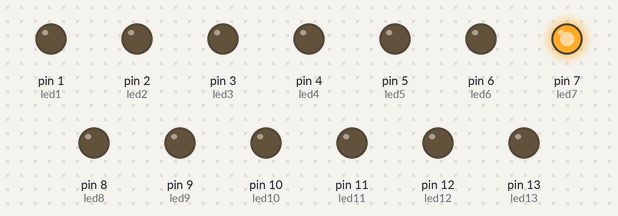
Simulated run of this sketch. Board: Arduino Uno, built with avr-gcc and run on an emulated ATmega328P. Shown: output pins drawn as LEDs (lit = HIGH).

Above: at 0.05 s.
At 0.35 s:
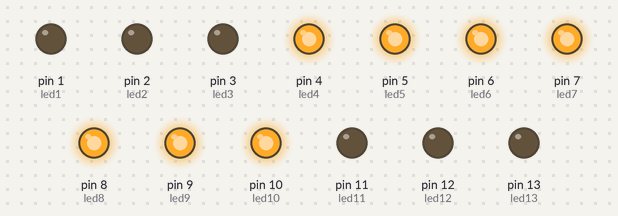
At 0.85 s:
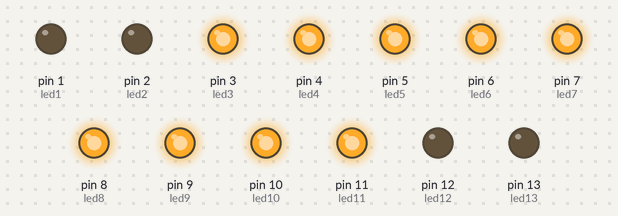
At 1.65 s:
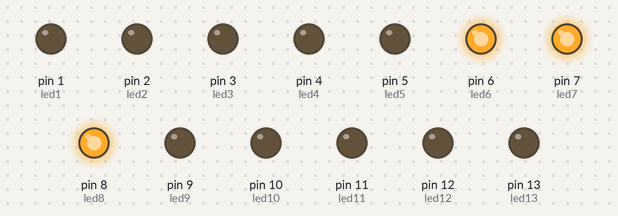
At 2.25 s:
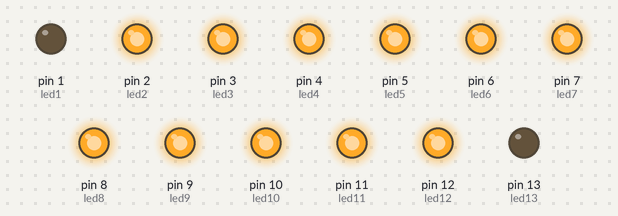
At 2.9 s:
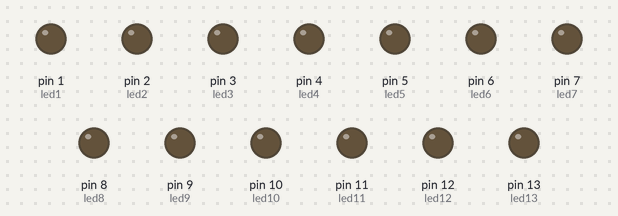
Timing chart, 0 to 3.5 s (numbered marks = the images above):
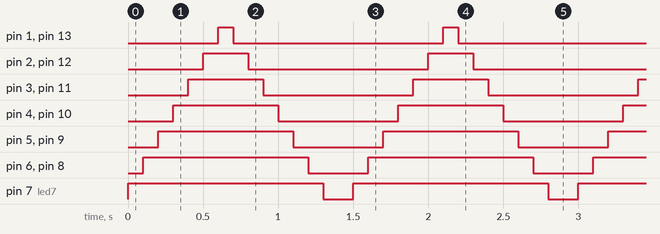

Measured:
- by itself, pin 1 (led1), pin 13 (led13): alternates HIGH for 0.10 s and LOW for 1.4 s
- by itself, pin 2 (led2), pin 12 (led12): alternates HIGH for 0.30 s and LOW for 1.2 s
- by itself, pin 3 (led3), pin 11 (led11): alternates HIGH for 0.50 s and LOW for 1.0 s
- by itself, pin 4 (led4), pin 10 (led10): alternates HIGH for 0.70 s and LOW for 0.80 s
- by itself, pin 5 (led5), pin 9 (led9): alternates HIGH for 0.90 s and LOW for 0.60 s
- by itself, pin 6 (led6), pin 8 (led8): alternates HIGH for 1.1 s and LOW for 0.40 s
- by itself, pin 7 (led7): alternates HIGH for 1.3 s and LOW for 0.20 s

The sketch:

Serial.ino
```cpp
int led1 = 1;
int led2 = 2;
int led3 = 3;
int led4 = 4;
int led5 = 5;
int led6 = 6;
int led7 = 7;// yellow
int led8 = 8;
int led9 = 9;
int led10 = 10;
int led11= 11;
int led12= 12;
int led13= 13;

void setup() {

   pinMode(led1,OUTPUT);
   pinMode(led2,OUTPUT);
   pinMode(led3,OUTPUT);
   pinMode(led4,OUTPUT);
   pinMode(led5,OUTPUT);
   pinMode(led6,OUTPUT);

   pinMode(led7,OUTPUT);

   pinMode(led8,OUTPUT);
   pinMode(led9,OUTPUT);
   pinMode(led10,OUTPUT);
   pinMode(led11,OUTPUT);
   pinMode(led12,OUTPUT);
   pinMode(led13,OUTPUT);


}

void loop()
{

  // blink_1();
  break1();

}

/////////////pattern 1///////////////////////////////////////////////////////////////////////////////////////////////////
void blink_1()
{
  int t=100;

  digitalWrite(led1,HIGH);
  delay(t);
  digitalWrite(led2,HIGH);
  delay(t);
  digitalWrite(led3,HIGH);
  delay(t);
  digitalWrite(led4,HIGH);
  delay(t);
  digitalWrite(led5,HIGH);
  delay(t);
  digitalWrite(led6,HIGH);
  delay(t);
  digitalWrite(led7,HIGH);
  delay(t);
  digitalWrite(led8,HIGH);
  delay(t);
  digitalWrite(led9,HIGH);
  delay(t);
  digitalWrite(led10,HIGH);
  delay(t);
  digitalWrite(led11,HIGH);
  delay(t);
  digitalWrite(led12,HIGH);
  delay(t);
  digitalWrite(led13,HIGH);
  delay(t);
  //////////////////////////

  digitalWrite(led7,LOW);
  delay(t);
  // digitalWrite(led9,LOW);
  // delay(t);
  // digitalWrite(led10,LOW);
  // delay(t);
  // digitalWrite(led11,LOW);
  // delay(t);
  // digitalWrite(led12,LOW);
  // delay(t);
  // digitalWrite(led13,LOW);
  // delay(t);

digitalWrite(led1, LOW);
digitalWrite(led2, LOW);
digitalWrite(led3, LOW);
digitalWrite(led4, LOW);
digitalWrite(led5, LOW);
digitalWrite(led6, LOW);
digitalWrite(led7, LOW);
digitalWrite(led8, LOW);
digitalWrite(led9,LOW);
digitalWrite(led10,LOW);
digitalWrite(led11,LOW);
digitalWrite(led12,LOW);
digitalWrite(led13,LOW);


}

/// ANOTHER TRANSITION EFFECTTS

void break1()
{
  int t=100;

  digitalWrite(led7,HIGH);
  delay(t);

  digitalWrite(led6,HIGH);
  digitalWrite(led8,HIGH);
  delay(t);

  digitalWrite(led5,HIGH);
  digitalWrite(led9,HIGH);
  delay(t);

  digitalWrite(led4,HIGH);
  digitalWrite(led10,HIGH);
  delay(t);

  digitalWrite(led3,HIGH);
  digitalWrite(led11,HIGH);
  delay(t);

  digitalWrite(led2,HIGH);
  digitalWrite(led12,HIGH);
  delay(t);

  digitalWrite(led1,HIGH);
  digitalWrite(led13,HIGH);
  delay(t);

  // LOW


  digitalWrite(led1,LOW);
  digitalWrite(led13,LOW);
  delay(t);

  digitalWrite(led2,LOW);
  digitalWrite(led12,LOW);
  delay(t);

  digitalWrite(led3,LOW);
  digitalWrite(led11,LOW);
  delay(t);

  digitalWrite(led4,LOW);
  digitalWrite(led10,LOW);
  delay(t);

  digitalWrite(led5,LOW);
  digitalWrite(led9,LOW);
  delay(t);

  digitalWrite(led6,LOW);
  digitalWrite(led8,LOW);
  delay(t);


  digitalWrite(led7,LOW);
  delay(200);


digitalWrite(led1, LOW);
digitalWrite(led2, LOW);
digitalWrite(led3, LOW);
digitalWrite(led4, LOW);
digitalWrite(led5, LOW);
digitalWrite(led6, LOW);
digitalWrite(led7, LOW);
digitalWrite(led8, LOW);
digitalWrite(led9,LOW);
digitalWrite(led10,LOW);
digitalWrite(led11,LOW);
digitalWrite(led12,LOW);
digitalWrite(led13,LOW);


}
```
